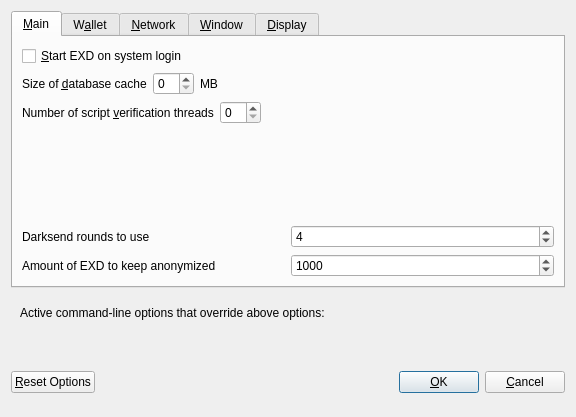
<?xml version="1.0" encoding="UTF-8"?>
<ui version="4.0">
 <class>OptionsDialog</class>
 <widget class="QDialog" name="OptionsDialog">
  <property name="geometry">
   <rect>
    <x>0</x>
    <y>0</y>
    <width>576</width>
    <height>417</height>
   </rect>
  </property>
  <property name="windowTitle">
   <string>Options</string>
  </property>
  <property name="modal">
   <bool>true</bool>
  </property>
  <layout class="QVBoxLayout" name="verticalLayout">
   <item>
    <widget class="QTabWidget" name="tabWidget">
     <property name="currentIndex">
      <number>0</number>
     </property>
     <widget class="QWidget" name="tabMain">
      <attribute name="title">
       <string>&amp;Main</string>
      </attribute>
      <layout class="QVBoxLayout" name="verticalLayout_Main">
       <item>
        <widget class="QCheckBox" name="bitcoinAtStartup">
         <property name="toolTip">
          <string>Automatically start EXD after logging in to the system.</string>
         </property>
         <property name="text">
          <string>&amp;Start EXD on system login</string>
         </property>
        </widget>
       </item>
       <item>
        <layout class="QHBoxLayout" name="horizontalLayout_2_Main">
         <item>
          <widget class="QLabel" name="databaseCacheLabel">
           <property name="text">
            <string>Size of &amp;database cache</string>
           </property>
           <property name="textFormat">
            <enum>Qt::PlainText</enum>
           </property>
           <property name="buddy">
            <cstring>databaseCache</cstring>
           </property>
          </widget>
         </item>
         <item>
          <widget class="QSpinBox" name="databaseCache"/>
         </item>
         <item>
          <widget class="QLabel" name="databaseCacheUnitLabel">
           <property name="text">
            <string>MB</string>
           </property>
           <property name="textFormat">
            <enum>Qt::PlainText</enum>
           </property>
          </widget>
         </item>
         <item>
          <spacer name="horizontalSpacer_2_Main">
           <property name="orientation">
            <enum>Qt::Horizontal</enum>
           </property>
           <property name="sizeHint" stdset="0">
            <size>
             <width>40</width>
             <height>20</height>
            </size>
           </property>
          </spacer>
         </item>
        </layout>
       </item>
       <item>
        <layout class="QHBoxLayout" name="horizontalLayout_3_Main">
         <item>
          <widget class="QLabel" name="threadsScriptVerifLabel">
           <property name="text">
            <string>Number of script &amp;verification threads</string>
           </property>
           <property name="textFormat">
            <enum>Qt::PlainText</enum>
           </property>
           <property name="buddy">
            <cstring>threadsScriptVerif</cstring>
           </property>
          </widget>
         </item>
         <item>
          <widget class="QSpinBox" name="threadsScriptVerif">
           <property name="toolTip">
            <string>(0 = auto, &lt;0 = leave that many cores free)</string>
           </property>
          </widget>
         </item>
         <item>
          <spacer name="horizontalSpacer_3_Main">
           <property name="orientation">
            <enum>Qt::Horizontal</enum>
           </property>
           <property name="sizeHint" stdset="0">
            <size>
             <width>40</width>
             <height>20</height>
            </size>
           </property>
          </spacer>
         </item>
        </layout>
       </item>
       <item>
        <spacer name="verticalSpacer_Main">
         <property name="orientation">
          <enum>Qt::Vertical</enum>
         </property>
         <property name="sizeHint" stdset="0">
          <size>
           <width>20</width>
           <height>40</height>
          </size>
         </property>
        </spacer>
       </item>
       <item>
        <layout class="QHBoxLayout" name="horizontalLayout_4_Main">
         <item>
          <widget class="QLabel" name="label">
           <property name="toolTip">
            <string>This setting determines the amount of individual masternodes that an input will be anonymized through.&lt;br/&gt;More rounds of anonymization gives a higher degree of privacy, but also costs more in fees.</string>
           </property>
           <property name="text">
            <string>Darksend rounds to use</string>
           </property>
          </widget>
         </item>
         <item>
          <widget class="QSpinBox" name="DarksendRounds">
           <property name="minimum">
            <number>2</number>
           </property>
           <property name="maximum">
            <number>8</number>
           </property>
           <property name="value">
            <number>4</number>
           </property>
          </widget>
         </item>
        </layout>
       </item>
       <item>
        <layout class="QHBoxLayout" name="horizontalLayout">
         <item>
          <widget class="QLabel" name="label_2">
           <property name="toolTip">
            <string>This amount acts as a threshold to turn off Darksend once it's reached.</string>
           </property>
           <property name="statusTip">
            <string notr="true"/>
           </property>
           <property name="whatsThis">
            <string notr="true"/>
           </property>
           <property name="accessibleName">
            <string notr="true"/>
           </property>
           <property name="accessibleDescription">
            <string notr="true"/>
           </property>
           <property name="text">
            <string>Amount of EXD to keep anonymized</string>
           </property>
          </widget>
         </item>
         <item>
          <widget class="QSpinBox" name="anonymizeEXD">
           <property name="minimum">
            <number>100</number>
           </property>
           <property name="maximum">
            <number>100000</number>
           </property>
           <property name="singleStep">
            <number>100</number>
           </property>
           <property name="value">
            <number>1000</number>
           </property>
          </widget>
         </item>
        </layout>
       </item>
      </layout>
     </widget>
     <widget class="QWidget" name="tabWallet">
      <attribute name="title">
       <string>W&amp;allet</string>
      </attribute>
      <layout class="QVBoxLayout" name="verticalLayout_Wallet">
       <item>
        <widget class="QGroupBox" name="groupBox">
         <property name="title">
          <string>Expert</string>
         </property>
         <layout class="QVBoxLayout" name="verticalLayout_2">
          <item>
           <widget class="QCheckBox" name="coinControlFeatures">
            <property name="toolTip">
             <string>Whether to show coin control features or not.</string>
            </property>
            <property name="text">
             <string>Enable coin &amp;control features</string>
            </property>
           </widget>
          </item>
          <item>
           <widget class="QCheckBox" name="showMasternodesTab">
            <property name="toolTip">
             <string>Show additional tab listing all your masternodes in first sub-tab&lt;br/&gt;and all masternodes on the network in second sub-tab.</string>
            </property>
            <property name="text">
             <string>Show Masternodes Tab</string>
            </property>
           </widget>
          </item>
          <item>
           <widget class="QCheckBox" name="spendZeroConfChange">
            <property name="toolTip">
             <string>If you disable the spending of unconfirmed change, the change from a transaction&lt;br/&gt;cannot be used until that transaction has at least one confirmation.&lt;br/&gt;This also affects how your balance is computed.</string>
            </property>
            <property name="text">
             <string>&amp;Spend unconfirmed change</string>
            </property>
           </widget>
          </item>
         </layout>
        </widget>
       </item>
       <item>
        <spacer name="verticalSpacer_Wallet">
         <property name="orientation">
          <enum>Qt::Vertical</enum>
         </property>
         <property name="sizeHint" stdset="0">
          <size>
           <width>20</width>
           <height>40</height>
          </size>
         </property>
        </spacer>
       </item>
      </layout>
     </widget>
     <widget class="QWidget" name="tabNetwork">
      <attribute name="title">
       <string>&amp;Network</string>
      </attribute>
      <layout class="QVBoxLayout" name="verticalLayout_Network">
       <item>
        <widget class="QCheckBox" name="mapPortUpnp">
         <property name="toolTip">
          <string>Automatically open the EXD client port on the router. This only works when your router supports UPnP and it is enabled.</string>
         </property>
         <property name="text">
          <string>Map port using &amp;UPnP</string>
         </property>
        </widget>
       </item>
       <item>
        <widget class="QCheckBox" name="allowIncoming">
         <property name="toolTip">
          <string>Accept connections from outside</string>
         </property>
         <property name="text">
          <string>Allow incoming connections</string>
         </property>
        </widget>
       </item>
       <item>
        <widget class="QCheckBox" name="connectSocks">
         <property name="toolTip">
          <string>Connect to the EXD network through a SOCKS5 proxy.</string>
         </property>
         <property name="text">
          <string>&amp;Connect through SOCKS5 proxy (default proxy):</string>
         </property>
        </widget>
       </item>
       <item>
        <layout class="QHBoxLayout" name="horizontalLayout_1_Network">
         <item>
          <widget class="QLabel" name="proxyIpLabel">
           <property name="text">
            <string>Proxy &amp;IP:</string>
           </property>
           <property name="textFormat">
            <enum>Qt::PlainText</enum>
           </property>
           <property name="buddy">
            <cstring>proxyIp</cstring>
           </property>
          </widget>
         </item>
         <item>
          <widget class="QValidatedLineEdit" name="proxyIp">
           <property name="minimumSize">
            <size>
             <width>140</width>
             <height>0</height>
            </size>
           </property>
           <property name="maximumSize">
            <size>
             <width>140</width>
             <height>16777215</height>
            </size>
           </property>
           <property name="toolTip">
            <string>IP address of the proxy (e.g. IPv4: 127.0.0.1 / IPv6: ::1)</string>
           </property>
          </widget>
         </item>
         <item>
          <widget class="QLabel" name="proxyPortLabel">
           <property name="text">
            <string>&amp;Port:</string>
           </property>
           <property name="textFormat">
            <enum>Qt::PlainText</enum>
           </property>
           <property name="buddy">
            <cstring>proxyPort</cstring>
           </property>
          </widget>
         </item>
         <item>
          <widget class="QLineEdit" name="proxyPort">
           <property name="minimumSize">
            <size>
             <width>55</width>
             <height>0</height>
            </size>
           </property>
           <property name="maximumSize">
            <size>
             <width>55</width>
             <height>16777215</height>
            </size>
           </property>
           <property name="toolTip">
            <string>Port of the proxy (e.g. 9050)</string>
           </property>
          </widget>
         </item>
         <item>
          <spacer name="horizontalSpacer_1_Network">
           <property name="orientation">
            <enum>Qt::Horizontal</enum>
           </property>
           <property name="sizeHint" stdset="0">
            <size>
             <width>40</width>
             <height>20</height>
            </size>
           </property>
          </spacer>
         </item>
        </layout>
       </item>
       <item>
        <spacer name="verticalSpacer_Network">
         <property name="orientation">
          <enum>Qt::Vertical</enum>
         </property>
         <property name="sizeHint" stdset="0">
          <size>
           <width>20</width>
           <height>40</height>
          </size>
         </property>
        </spacer>
       </item>
      </layout>
     </widget>
     <widget class="QWidget" name="tabWindow">
      <attribute name="title">
       <string>&amp;Window</string>
      </attribute>
      <layout class="QVBoxLayout" name="verticalLayout_Window">
       <item>
        <widget class="QCheckBox" name="minimizeToTray">
         <property name="toolTip">
          <string>Show only a tray icon after minimizing the window.</string>
         </property>
         <property name="text">
          <string>&amp;Minimize to the tray instead of the taskbar</string>
         </property>
        </widget>
       </item>
       <item>
        <widget class="QCheckBox" name="minimizeOnClose">
         <property name="toolTip">
          <string>Minimize instead of exit the application when the window is closed. When this option is enabled, the application will be closed only after selecting Quit in the menu.</string>
         </property>
         <property name="text">
          <string>M&amp;inimize on close</string>
         </property>
        </widget>
       </item>
       <item>
        <spacer name="verticalSpacer_Window">
         <property name="orientation">
          <enum>Qt::Vertical</enum>
         </property>
         <property name="sizeHint" stdset="0">
          <size>
           <width>20</width>
           <height>40</height>
          </size>
         </property>
        </spacer>
       </item>
      </layout>
     </widget>
     <widget class="QWidget" name="tabDisplay">
      <attribute name="title">
       <string>&amp;Display</string>
      </attribute>
      <layout class="QVBoxLayout" name="verticalLayout_Display">
       <item>
        <layout class="QHBoxLayout" name="horizontalLayout_1_Display">
         <item>
          <widget class="QLabel" name="langLabel">
           <property name="text">
            <string>User Interface &amp;language:</string>
           </property>
           <property name="textFormat">
            <enum>Qt::PlainText</enum>
           </property>
           <property name="buddy">
            <cstring>lang</cstring>
           </property>
          </widget>
         </item>
         <item>
          <widget class="QValueComboBox" name="lang">
           <property name="toolTip">
            <string>The user interface language can be set here. This setting will take effect after restarting EXD.</string>
           </property>
          </widget>
         </item>
        </layout>
       </item>
       <item>
        <widget class="QLabel" name="label_3">
         <property name="toolTip">
          <string notr="true"/>
         </property>
         <property name="statusTip">
          <string notr="true"/>
         </property>
         <property name="whatsThis">
          <string notr="true"/>
         </property>
         <property name="accessibleName">
          <string notr="true"/>
         </property>
         <property name="text">
          <string>Language missing or translation incomplete? Help contributing translations here:
https://www.transifex.com/exdex-project/exdex-project-translations</string>
         </property>
         <property name="wordWrap">
          <bool>true</bool>
         </property>
         <property name="openExternalLinks">
          <bool>true</bool>
         </property>
         <property name="textInteractionFlags">
          <set>Qt::TextBrowserInteraction</set>
         </property>
        </widget>
       </item>
       <item>
        <layout class="QHBoxLayout" name="horizontalLayout_4_Display" stretch="0,0">
         <item>
          <widget class="QLabel" name="themeLabel">
           <property name="text">
            <string>User Interface Theme:</string>
           </property>
          </widget>
         </item>
         <item>
          <widget class="QValueComboBox" name="theme"/>
         </item>
        </layout>
       </item>
       <item>
        <widget class="Line" name="line">
         <property name="orientation">
          <enum>Qt::Horizontal</enum>
         </property>
        </widget>
       </item>
       <item>
        <layout class="QHBoxLayout" name="horizontalLayout_2_Display">
         <item>
          <widget class="QLabel" name="unitLabel">
           <property name="text">
            <string>&amp;Unit to show amounts in:</string>
           </property>
           <property name="textFormat">
            <enum>Qt::PlainText</enum>
           </property>
           <property name="buddy">
            <cstring>unit</cstring>
           </property>
          </widget>
         </item>
         <item>
          <widget class="QValueComboBox" name="unit">
           <property name="toolTip">
            <string>Choose the default subdivision unit to show in the interface and when sending coins.</string>
           </property>
          </widget>
         </item>
        </layout>
       </item>
       <item>
        <layout class="QHBoxLayout" name="horizontalLayout_5_Display">
         <item>
          <widget class="QLabel" name="digitsLabel">
           <property name="text">
            <string>Decimal digits</string>
           </property>
          </widget>
         </item>
         <item>
          <widget class="QValueComboBox" name="digits"/>
         </item>
        </layout>
       </item>
       <item>
        <layout class="QHBoxLayout" name="horizontalLayout_3_Display">
         <item>
          <widget class="QLabel" name="thirdPartyTxUrlsLabel">
           <property name="toolTip">
            <string>Third party URLs (e.g. a block explorer) that appear in the transactions tab as context menu items. %s in the URL is replaced by transaction hash. Multiple URLs are separated by vertical bar |.</string>
           </property>
           <property name="text">
            <string>Third party transaction URLs</string>
           </property>
           <property name="buddy">
            <cstring>thirdPartyTxUrls</cstring>
           </property>
          </widget>
         </item>
         <item>
          <widget class="QLineEdit" name="thirdPartyTxUrls">
           <property name="toolTip">
            <string>Third party URLs (e.g. a block explorer) that appear in the transactions tab as context menu items. %s in the URL is replaced by transaction hash. Multiple URLs are separated by vertical bar |.</string>
           </property>
          </widget>
         </item>
        </layout>
       </item>
       <item>
        <spacer name="verticalSpacer">
         <property name="orientation">
          <enum>Qt::Vertical</enum>
         </property>
         <property name="sizeHint" stdset="0">
          <size>
           <width>20</width>
           <height>40</height>
          </size>
         </property>
        </spacer>
       </item>
      </layout>
     </widget>
    </widget>
   </item>
   <item>
    <widget class="QFrame" name="frame">
     <layout class="QVBoxLayout" name="verticalLayout_Bottom">
      <item>
       <layout class="QHBoxLayout" name="horizontalLayout_Bottom">
        <item>
         <widget class="QLabel" name="overriddenByCommandLineInfoLabel">
          <property name="text">
           <string>Active command-line options that override above options:</string>
          </property>
          <property name="textFormat">
           <enum>Qt::PlainText</enum>
          </property>
         </widget>
        </item>
        <item>
         <spacer name="horizontalSpacer_Bottom">
          <property name="orientation">
           <enum>Qt::Horizontal</enum>
          </property>
          <property name="sizeHint" stdset="0">
           <size>
            <width>40</width>
            <height>20</height>
           </size>
          </property>
         </spacer>
        </item>
       </layout>
      </item>
      <item>
       <widget class="QLabel" name="overriddenByCommandLineLabel">
        <property name="text">
         <string/>
        </property>
        <property name="textFormat">
         <enum>Qt::PlainText</enum>
        </property>
        <property name="wordWrap">
         <bool>true</bool>
        </property>
       </widget>
      </item>
     </layout>
    </widget>
   </item>
   <item>
    <layout class="QHBoxLayout" name="horizontalLayout_Buttons">
     <item>
      <widget class="QPushButton" name="resetButton">
       <property name="toolTip">
        <string>Reset all client options to default.</string>
       </property>
       <property name="text">
        <string>&amp;Reset Options</string>
       </property>
       <property name="autoDefault">
        <bool>false</bool>
       </property>
      </widget>
     </item>
     <item>
      <spacer name="horizontalSpacer_1">
       <property name="orientation">
        <enum>Qt::Horizontal</enum>
       </property>
       <property name="sizeHint" stdset="0">
        <size>
         <width>40</width>
         <height>48</height>
        </size>
       </property>
      </spacer>
     </item>
     <item>
      <widget class="QLabel" name="statusLabel">
       <property name="minimumSize">
        <size>
         <width>200</width>
         <height>0</height>
        </size>
       </property>
       <property name="font">
        <font>
         <weight>75</weight>
         <bold>true</bold>
        </font>
       </property>
       <property name="text">
        <string/>
       </property>
       <property name="textFormat">
        <enum>Qt::PlainText</enum>
       </property>
       <property name="wordWrap">
        <bool>true</bool>
       </property>
      </widget>
     </item>
     <item>
      <spacer name="horizontalSpacer_2">
       <property name="orientation">
        <enum>Qt::Horizontal</enum>
       </property>
       <property name="sizeHint" stdset="0">
        <size>
         <width>40</width>
         <height>48</height>
        </size>
       </property>
      </spacer>
     </item>
     <item>
      <widget class="QPushButton" name="okButton">
       <property name="text">
        <string>&amp;OK</string>
       </property>
       <property name="autoDefault">
        <bool>false</bool>
       </property>
       <property name="default">
        <bool>true</bool>
       </property>
      </widget>
     </item>
     <item>
      <widget class="QPushButton" name="cancelButton">
       <property name="text">
        <string>&amp;Cancel</string>
       </property>
       <property name="autoDefault">
        <bool>false</bool>
       </property>
      </widget>
     </item>
    </layout>
   </item>
  </layout>
 </widget>
 <customwidgets>
  <customwidget>
   <class>QValidatedLineEdit</class>
   <extends>QLineEdit</extends>
   <header>qvalidatedlineedit.h</header>
  </customwidget>
  <customwidget>
   <class>QValueComboBox</class>
   <extends>QComboBox</extends>
   <header>qvaluecombobox.h</header>
  </customwidget>
 </customwidgets>
 <resources/>
 <connections/>
</ui>
